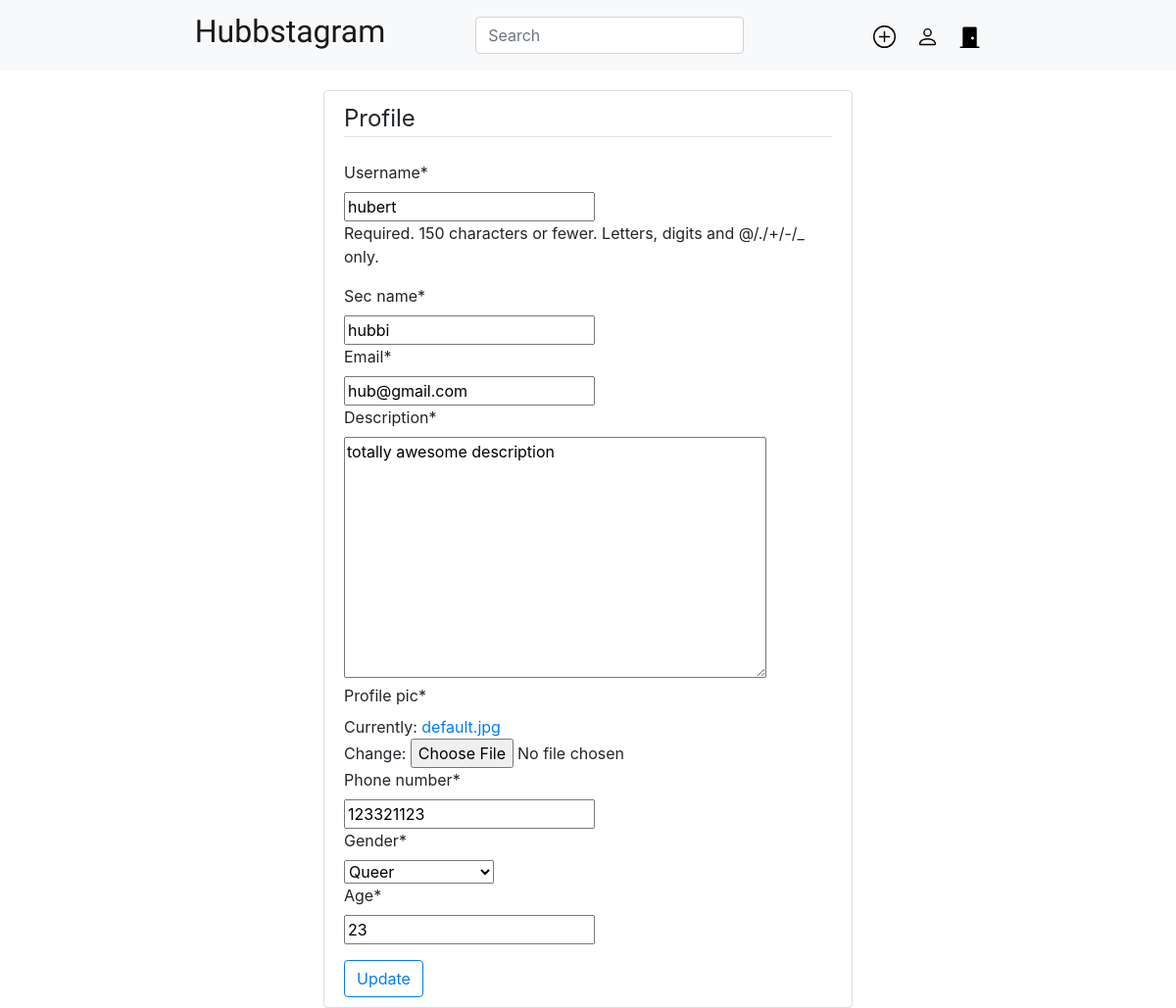
/profile_update/ (signed in), run on an earlier commit of the app's database.
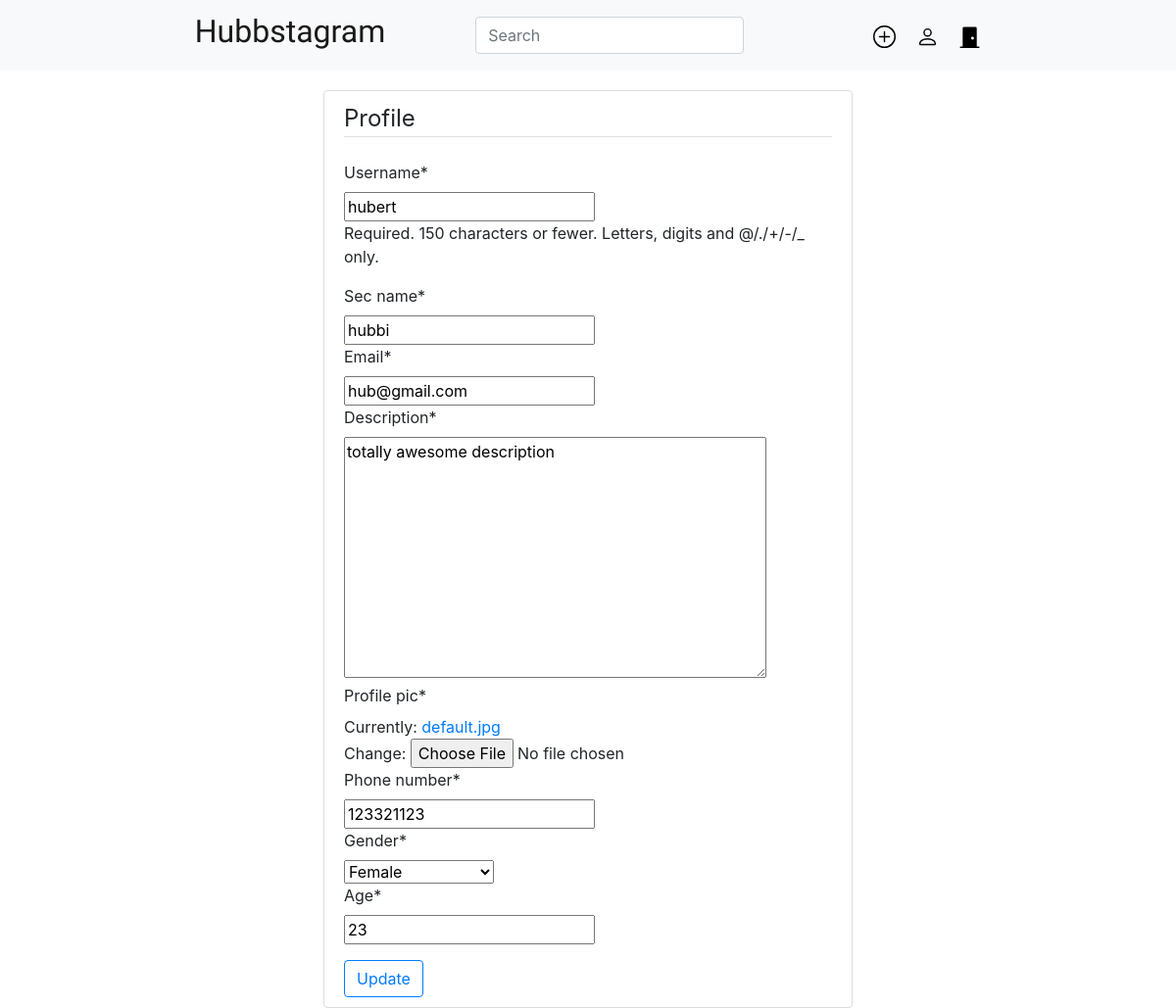
And on a later commit of the database.
### users/models.py (models this page shows, shortened)
class UsersProfile(models.Model):
    gender = [ ('M' , 'Male'), ('F' , 'Female'), ('TM', 'Trans Male'), \
        ('TF', 'Trans Female'), ('Q', 'Queer'), ('F', 'Genderfluid'), ('AT', 'Attack Helicopter'), ('D', 'Dog') ]
    user = models.OneToOneField(User, on_delete=models.CASCADE, null=True, blank=True)
    description = models.TextField()
    profile_pic = models.ImageField(default='default.jpg', upload_to='users/')
    name = models.CharField(max_length=50)
    sec_name = models.CharField(max_length=50)
    email = models.EmailField()
    phone_number = models.CharField(max_length=12)
    gender = models.CharField(max_length=120, choices=gender)
    age = models.CharField(max_length=3)

### users/views.py (the view)
# urls.py: path('profile_update/', user_views.profile_update, name='profile-update'),
@login_required
def profile_update(request):
    if request.method == 'POST':
        form1 = UserUpdate(request.POST,instance=request.user)
        form2 = UsersProfile(request.POST, instance=request.user.usersprofile)
        if form1.is_valid() and form2.is_valid():
            form1.save()
            form2.save()
            return redirect('profile')
    else:
        form1 = UserUpdate(instance=request.user)
        form2 = UsersProfile(instance=request.user.usersprofile)
    context = {
        'form1' : form1,
        'form2' : form2
    }
    return render(request, 'users/profile_update.html', context)

### users/forms.py
class UserUpdate(forms.ModelForm):
    class Meta:
        model = User
        fields = ['username']

class UsersProfile(forms.ModelForm):
    class Meta:
        model = UsersProfile
        fields = ['sec_name', 'email', 'description', 'profile_pic', 'phone_number', 'gender', 'age']

### users/templates/users/profile_update.html (shortened to what this page needs)
{% extends 'main_page/base.html' %}
{% load crispy_forms_tags %}
{% block content %}
    <div class="register rounded">
        <legend class="border-bottom mb-4">Profile</legend>
        <form method="POST">
            {{ form1|crispy }}
            {{ form2|crispy }}
            <div>
                <button type="submit" class="btn btn-outline-primary mt-3">Update</button>
            </div>
        </form>
    </div>
{% endblock %}

### main_page/templates/main_page/base.html (shortened to what this page needs)
{% load static %}
<!DOCTYPE html>
<html>
<head>
    <link rel="stylesheet" href="https://stackpath.bootstrapcdn.com/bootstrap/4.3.1/css/bootstrap.min.css">
    <link rel="stylesheet" href="{% static 'main_page/main.css' %}">
</head>
<body>
    <header>
        <div>
            <nav class="navbar navbar-expand-lg navbar-light bg-light">
                <div class="container justify-content-center ">
                    <div class="d-flex flex-row justify-content-between align-items-center col-9">
                        <a class="navbar-brand" href="{% url 'home' %}">
                            <h2>Hubbstagram</h2>
                        </a>
                        <div>
                            <form class="form-inline">
                                <input class="form-control mr-sm-2" type="search" placeholder="Search" aria-label="Search">
                            </form>
                        </div>
                        {% if user.is_authenticated %}
                            <div>
                                <ul class="list-item-inline m-0">
                                    <li class="list-inline-item ml-2">
                                        <a href="{% url 'create_post' %}" class="link-menu">
                                        </a>
                                    </li>
                                    <li class="list-inline-item ml-2">
                                        <a href="{% url 'profile' %}" class="link-menu">
                                        </a>
                                    </li>
                                    <li class="list-inline-item ml-2">
                                        <a href="{% url 'logout' %}" class="link-menu">
                                            <svg xmlns="http://www.w3.org/2000/svg" width="23" height="23" fill="currentColor" class="bi bi-door-closed-fill" viewBox="0 0 16 16">
                                              <path d="M12 1a1 1 0 0 1 1 1v13h1.5a.5.5 0 0 1 0 1h-13a.5.5 0 0 1 0-1H3V2a1 1 0 0 1 1-1h8zm-2 9a1 1 0 1 0 0-2 1 1 0 0 0 0 2z"/>
                                            </svg>
                                        </a>
                                    </li>
                                </ul>
                            </div>
                            {% endif %}
                        </div>
                    </div>
                </div>
    </header>
    {% block content %}
    {% endblock %}
</body>
</html>

### main_page/static/main_page/main.css (style rules this page uses)
.link-menu { color: black; }
.navbar-brand { font-family: 'Redressed', cursive; }
.register { width: 45%; height: 60%; margin: auto; padding: 10px 20px; border: 1px solid #dddddd; border-radius: 3px; margin-top: 20px; }

What changed in the data, as far as the page shows it:
changed UsersProfile "hubbi": gender "Queer" → "Female"
